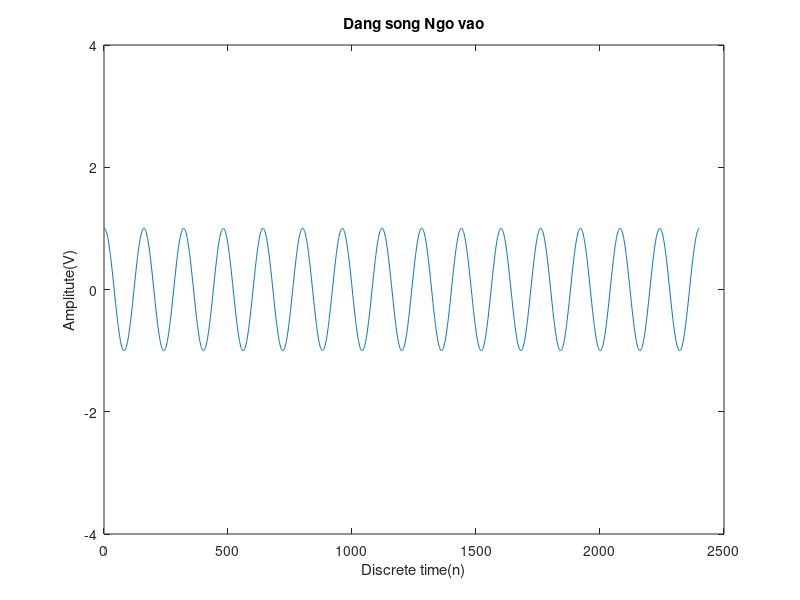
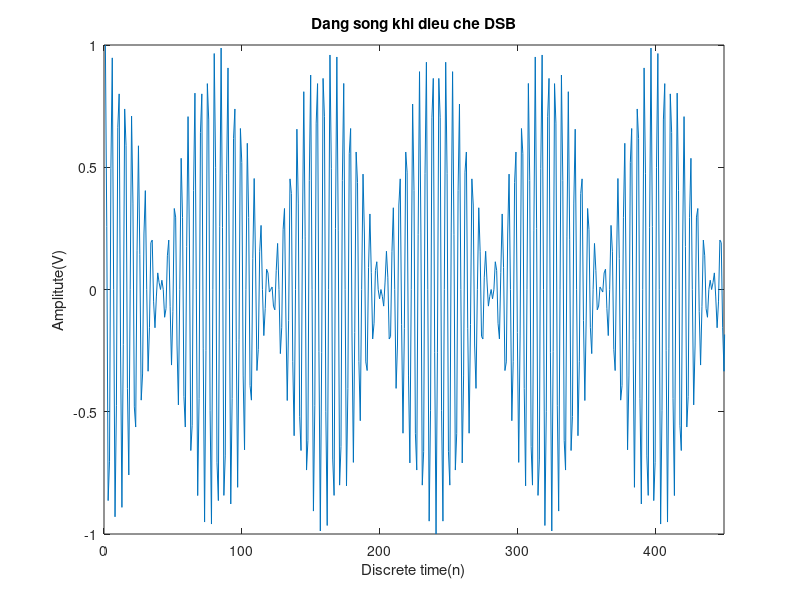
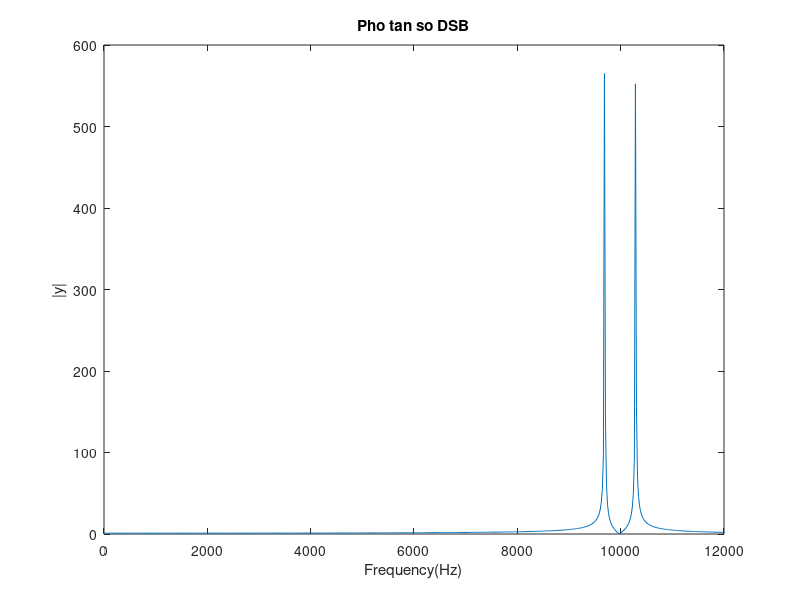
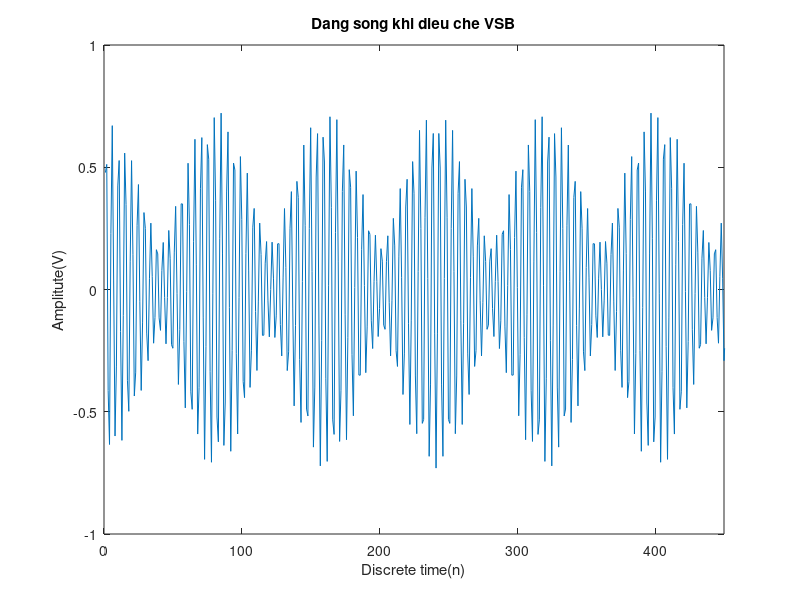

Here is the MATLAB script that generated these plots, in order:
function VSB
%00:E0:4C:7A:1D:3F


f1=300;
f2=500;
f3=700;
f4=900;

fc=10000;
fs=48000;
Ac=1;
A1=1;A2=1;A3=1;A4=1;
%
t=0:1/fs:0.05;

x1=A1*cos(f1*2*pi*t);
x2=A2*cos(f2*2*pi*t);
x3=A3*cos(f3*2*pi*t);
x4=A4*cos(f4*2*pi*t);
xc=Ac*cos(fc*2*pi*t);
%
xtest=0.5*A1*Ac*(0.65*cos((f1+fc)*2*pi*t)+cos((fc-f1)*2*pi*t));

%x=x1+x2+x3+x4;
x=x1;
xdsb=x.*xc;

%tinh toan cac gia tri de ve
N=length(t);
T=1/fs;
f = -1/(2*T):1/(N*T):1/(2*T)-1/(N*T);
%-------------------------

%ve pho tan so
X=fft(xdsb);
Xshft = fftshift(X);

%Tinh toan VSB

%bo loc fp1=9200 fc1=10000 fc2=14000 fp3=16000
%BP= [-0.01133347149212,  0.03809929228187,  0.01240055977733, -0.01812656078078, 0.002687343224998,  0.00817123034994,-0.009987872810042,  0.01425552413945,   0.008958326454405, -0.03454014288773, 0.002077429853068,  0.03743479089178,    -0.0144085020338, -0.01597023082927,  0.01487125663436, -0.02096185559307,   0.003137647238691,  0.05145682179159,  -0.0305201642455, -0.05404128764316,    0.04376346035352,  0.02294074151834,  -0.0185109629841,  0.02574630162958,   -0.05275219706419, -0.06261462175633,   0.1507210807734,  0.06364439686961,    -0.2360438857275, -0.02660007645354,   0.2698799040951, -0.02660007645354,    -0.2360438857275,  0.06364439686961,   0.1507210807734, -0.06261462175633,   -0.05275219706419,  0.02574630162958,  -0.0185109629841,  0.02294074151834,    0.04376346035352, -0.05404128764316,  -0.0305201642455,  0.05145682179159,   0.003137647238691, -0.02096185559307,  0.01487125663436, -0.01597023082927,    -0.0144085020338,  0.03743479089178, 0.002077429853068, -0.03454014288773,   0.008958326454405,  0.01425552413945,-0.009987872810042,  0.00817123034994,   0.002687343224998, -0.01812656078078,  0.01240055977733,  0.03809929228187,   -0.01133347149212];

%bo loc fp1=8800 fc1=10500 fc2=14000 fp3=16000
BP = [  0.003328613726187,  0.01277565476843,-0.006889886510367, -0.01038375900576,   0.006406997316566, 0.006307479861468,-0.001273491096753,  0.00394481867316,   -0.01060411273198, -0.01548091096898,   0.0248241400287,  0.02136108927668,   -0.03153133001427, -0.01650565168387,  0.01901677343114, 0.001483405418843,    0.01977237526497,  0.01673720551266, -0.08138267848926, -0.02828720185431,     0.1505586932499,   0.0261271451249,   -0.205246046226, -0.01055095485017,     0.2260399041025, -0.01055095485017,   -0.205246046226,   0.0261271451249,     0.1505586932499, -0.02828720185431, -0.08138267848926,  0.01673720551266,    0.01977237526497, 0.001483405418843,  0.01901677343114, -0.01650565168387,   -0.03153133001427,  0.02136108927668,   0.0248241400287, -0.01548091096898,   -0.01060411273198,  0.00394481867316,-0.001273491096753, 0.006307479861468,   0.006406997316566, -0.01038375900576,-0.006889886510367,  0.01277565476843,   0.003328613726187];
%Bo loc chinh thuc

%BP=[   -0.03453060434098,  0.03301323433592,  0.03110949439603, -0.03430580428316,   -0.02368853742371,  0.03804959896227,   0.0194415573879, -0.01776971752281,   -0.01178462972745, -0.00808719573604,  0.01667523212683,  0.03329370252939,   -0.02197431306932, -0.03618220924457,  0.01886334104568,   0.0167646269585,    0.01186586687266,  0.01717924463106, -0.07152066421586, -0.04258690246139,     0.1481502363508,  0.04404898169083,  -0.2123032382671, -0.01826029596953,     0.2378291486802, -0.01826029596953,  -0.2123032382671,  0.04404898169083,     0.1481502363508, -0.04258690246139, -0.07152066421586,  0.01717924463106,    0.01186586687266,   0.0167646269585,  0.01886334104568, -0.03618220924457,   -0.02197431306932,  0.03329370252939,  0.01667523212683, -0.00808719573604,   -0.01178462972745, -0.01776971752281,   0.0194415573879,  0.03804959896227,   -0.02368853742371, -0.03430580428316,  0.03110949439603,  0.03301323433592,   -0.03453060434098]
   
   
   
xvsb=conv(xdsb,BP);
%xvsb=xvsb(25:505);                   %loai phan khong stable cua bo loc

xvsb=xvsb(25:2425);

Xvsb=fft(xvsb);

%figure
%plot(xtest);


%==========================================================================
%======
%thu nghiem t inh tich chap kieu khac.

%x=1;
%n=19; %do dai mau

%xtemp=xdsb(x:x+n);
%x=x+n;
%xvsbtemp=conv(xtemp,BP);
%xvsb2=xvsbtemp;

%while(x<length(xdsb)-n)
    
 %       xtemp = xdsb(x:x+n);
  %      x=x+n+1;
%
 %       xvsbtemp=conv(xtemp,BP);

%        xvsb2(length(xvsb2)-47: length(xvsb2))=xvsbtemp(1:48)+xvsb2(length(xvsb2)-47: length(xvsb2));
 %       xvsb2=[xvsb xvsbtemp(49:68)];
  %      clear xtemp
%end


%Xvsb=fft(xvsb);
%subplot(3,2,5);plot(xvsb);
%title('Dieu che VSB2');

%figure
%plot(xtest);


%subplot(3,2,6); plot(f,abs(fftshift(Xvsb)));
%title('Pho tan so VSB2');
%xlim([0 12000])

%====================================================================


%ve do thi ra
plot(x);
title('Dang song Ngo vao');
xlabel('Discrete time(n)'),ylabel('Amplitute(V)'),
ylim([-4 4])
figure
plot(xdsb);
title('Dang song khi dieu che DSB');
xlabel('Discrete time(n)'),ylabel('Amplitute(V)'),
xlim([0 450])
figure
plot(f,abs(Xshft));
title('Pho tan so DSB');
xlabel('Frequency(Hz)'),ylabel('|y|'),
xlim([000 12000])
figure
plot(xvsb);
xlabel('Discrete time(n)'),ylabel('Amplitute(V)'),
title('Dang song khi dieu che VSB');
xlim([0 450])
figure
plot(f,abs(fftshift(Xvsb)));
title('Pho tan so VSB');
xlabel('Frequency(Hz)'),ylabel('|y|'),
xlim([000 12000])
end










